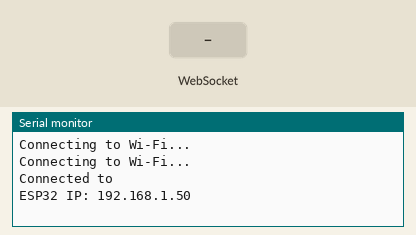
This program was run on a simulated ESP32. Shown: the last lines printed to the serial monitor. Inputs (shaded band) come from the test bench. WiFi joins after 1.5 s; servers stay silent unless stated; not simulated (calls return 0 or success): secrets.h; names the files do not define were given values by the test bench: SERVER_PORT = 80.

Above: at 3.2 s.
3.3 s: WebSocket text "1" received
At 3.6 s:
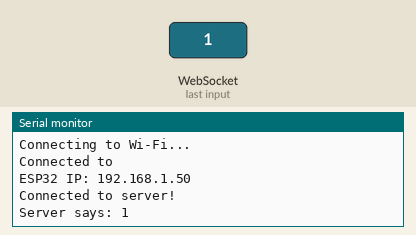
4.8 s: WebSocket text "0" received
At 6.0 s:
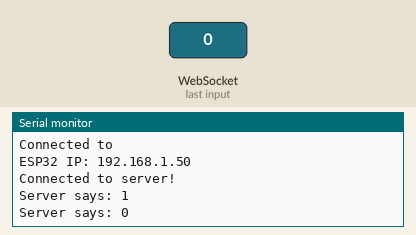
6.3 s: WebSocket text "2" received
At 7.1 s:
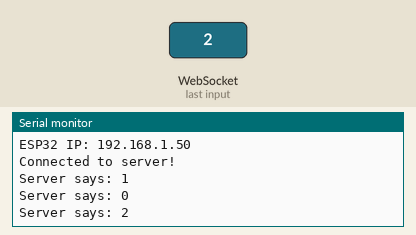

Measured:
- after the input at 3.3 s, the serial monitor: prints a new line at once (image 1)
- after the input at 4.8 s, the serial monitor: prints a new line at once (image 2)
- after the input at 6.3 s, the serial monitor: prints a new line at once (image 3)

The program:

main.cpp
```cpp
#include <Arduino.h>
#include <WiFi.h>
#include <WebSocketsClient.h>
#include <secrets.h>

WebSocketsClient webSocket;

void onWebSocketEvent(
    WStype_t type,
    uint8_t* payload,
    size_t length
) {
    switch (type) {
        case WStype_CONNECTED:
            Serial.println("Connected to server!");
            webSocket.sendTXT("Hello from ESP32!");
            break;

        case WStype_DISCONNECTED:
            Serial.println("Disconnected from server");
            break;

        case WStype_TEXT:
            Serial.print("Server says: ");
            Serial.write(payload, length);
            Serial.println();
            break;

        default:
            break;
    }
}

void setup() {
    Serial.begin(115200);

    WiFi.begin(WIFI_SSID, WIFI_PASSWORD);

    while (WiFi.status() != WL_CONNECTED) {
        delay(1000);
        Serial.println("Connecting to Wi-Fi...");
    }

    Serial.print("Connected to ");
    Serial.println(WIFI_SSID);

    Serial.print("ESP32 IP: ");
    Serial.println(WiFi.localIP());

    webSocket.begin(SERVER_IP, SERVER_PORT, "/");
    webSocket.onEvent(onWebSocketEvent);
    webSocket.setReconnectInterval(3000);
}

void loop() {
    webSocket.loop();
}
```
